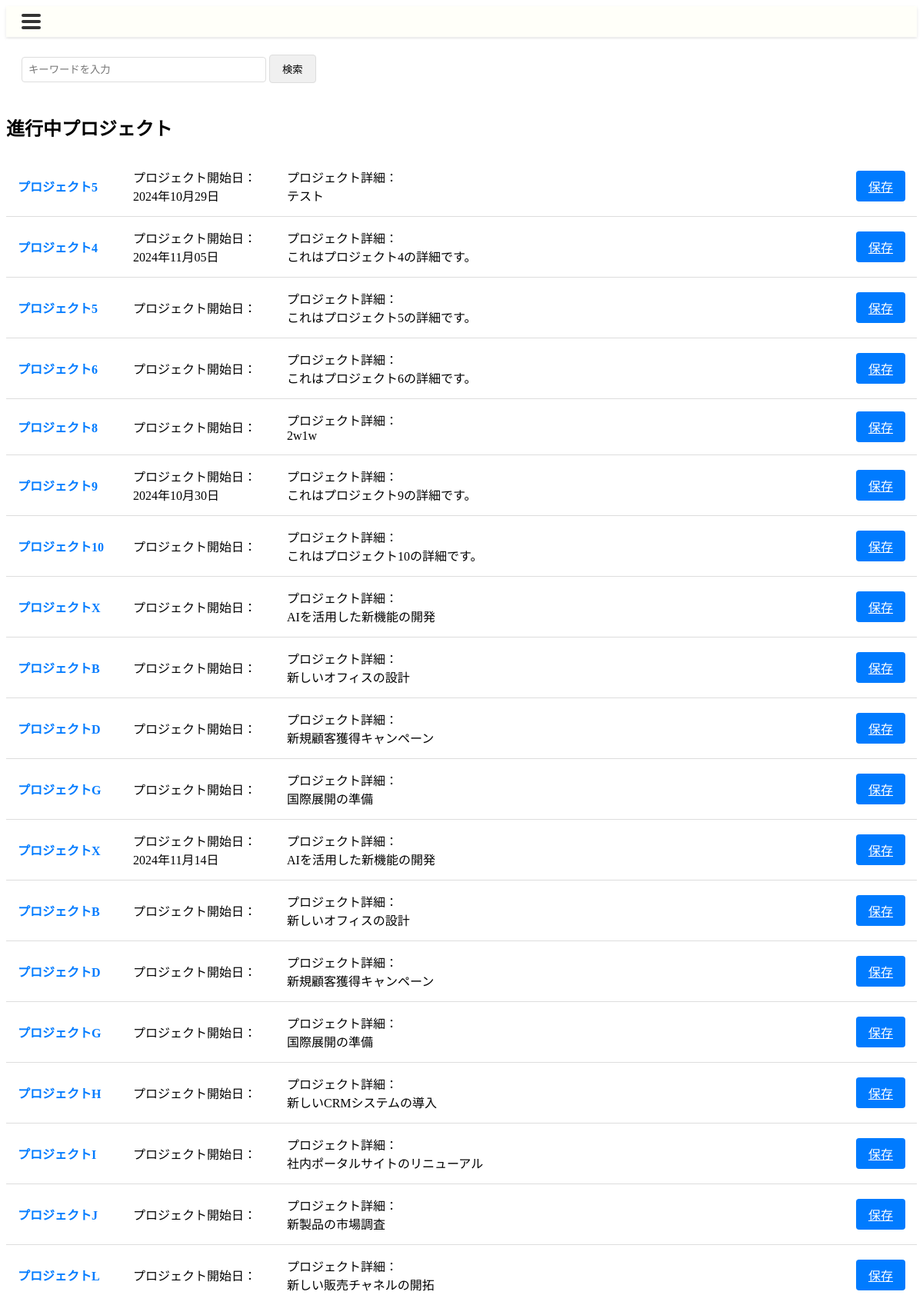
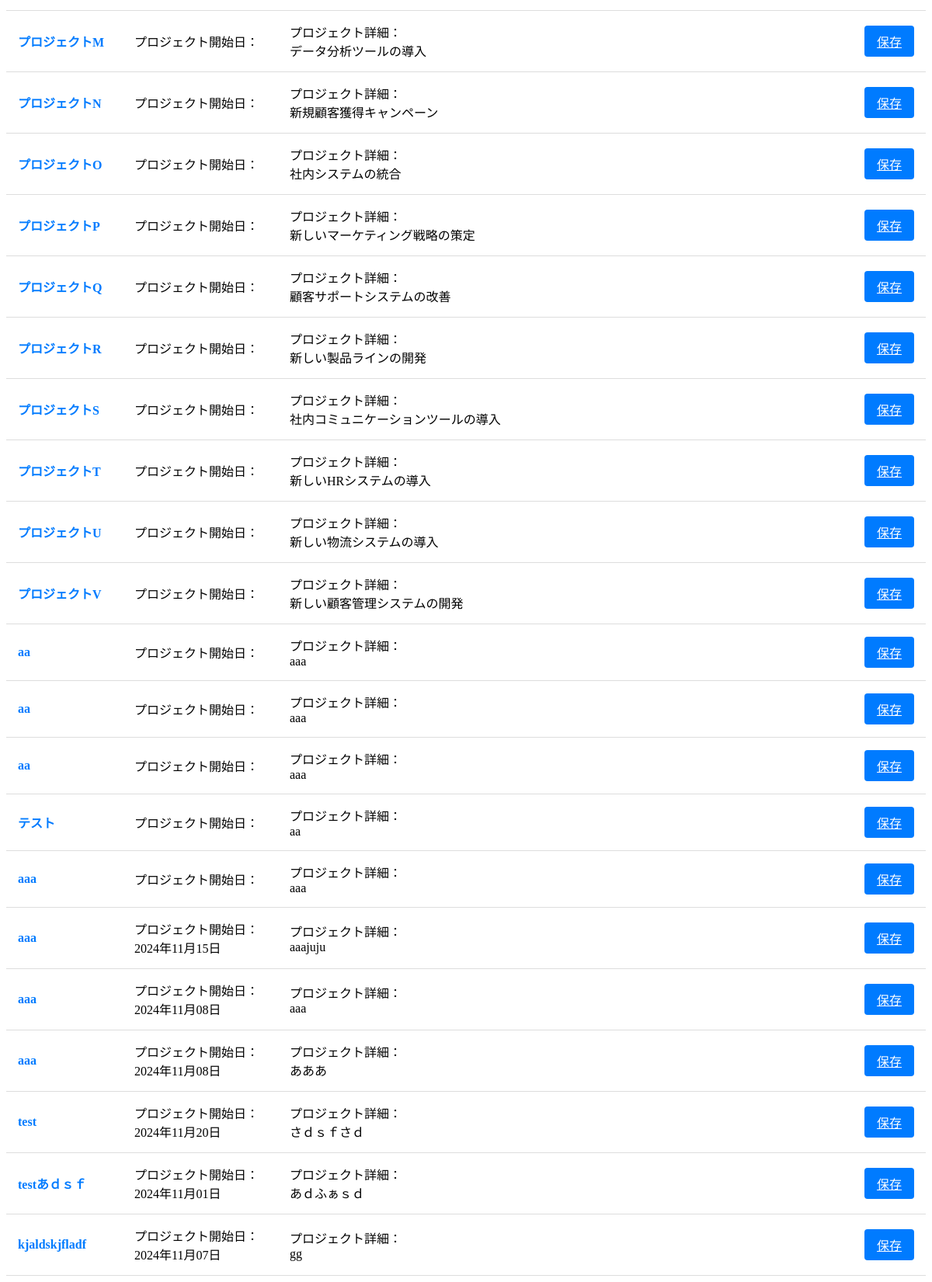
The app's page /project/ with its own data (2 pictures, top to bottom).
### canri_app/models.py (models this page shows)
class Project(models.Model):
    project_id = models.AutoField(primary_key=True)
    project_name = models.CharField(max_length=255)
    project_detail = models.TextField(null=True, blank=True)
    project_start_date = models.DateField()
    project_end_date = models.DateField()
    creation_date = models.DateTimeField()
    update_date = models.DateTimeField(null=True, blank=True)
    complete_date = models.DateField(null=True, blank=True)
    deletion_date = models.DateTimeField(null=True, blank=True)
    post_evaluation_memo = models.TextField(null=True, blank=True)
    deletion_flag = models.BooleanField(default=False)
    complete_flag = models.BooleanField(default=False)
    class Meta:
        db_table = 'Project'

### canri_app/views.py (the view)
# urls.py: path('project/',                                projectListView,        name='project'),                #進行中プロジェクト一覧表示
def projectListView(request):
    template_name = "progress_within_projectlist.html"
    ctx = {}
    query = request.GET.get('q')
    qs = Project.objects.all()
    qs=qs.filter(complete_flag=0,deletion_flag=0)
    if query:
        qs = qs.filter(project_name__icontains=query)  # プロジェクト名でフィルタリング
    ctx["project_list"] = qs
    return render(request, template_name, ctx)

### canri_app/templates/progress_within_projectlist.html
{% extends 'base.html' %}
{% load static %}
{% block head %}
<link rel="stylesheet" href="{% static 'css/progress_within_projectlist.css' %}">
{% endblock %}
{% block content %}
<div class="search-container">
    <form method="GET" action="{% url 'canri_app:project' %}">
        <input type="text" name="q" class="search-input" placeholder="キーワードを入力" value="{{ request.GET.q }}">
        <button type="submit" class="search-button">検索</button>
    </form>
</div>
<h2>進行中プロジェクト</h2>
<div class="project-table">
    {% for project in project_list %}
    <div class="project-row">
        <div class="project-name">
            <a href="{% url 'canri_app:project_detail' project.project_id %}">{{ project.project_name }}</a>
        </div>
        <div class="project-period">プロジェクト開始日：<br>{{ project.project_start_date|date:"Y年m月d日" }}</div>
        <div class="project-details">プロジェクト詳細：<br>{{ project.project_detail }}</div>
        <a href="{% url 'canri_app:project_complete' project_id=project.project_id %}" class="savebutton">保存</a>
    </div>
    {% empty %}
    <div class="project-row">
        <div class="project-details">プロジェクトが見つかりませんでした。</div>
    </div>
    {% endfor %}
</div>
{% endblock %}

### static/css/progress_within_projectlist.css (style rules this page uses)
.search-container { padding: 20px; background-color: white; display: flex; gap: 10px; align-items: center; }
.search-input { padding: 8px; border: 1px solid #ddd; border-radius: 4px; width: 300px; }
.search-button { padding: 8px 16px; background-color: #f0f0f0; border: 1px solid #ddd; border-radius: 4px; cursor: pointer; }
.project-table { width: 100%; background-color: white; margin-top: 20px; }
.project-row { display: flex; padding: 15px; border-bottom: 1px solid #ddd; align-items: center; }
.project-name { width: 150px; font-weight: bold; }
.project-name a { text-decoration: none; color: #007bff; }
.project-period { width: 200px; }
.project-details { flex-grow: 1; }
.savebutton { padding: 8px 16px; background-color: #007bff; color: white; border: none; border-radius: 4px; cursor: pointer; }

### records on screen
Project: project_name "プロジェクト5", project_start_date "2024年10月29日", project_detail "テスト"
Project: project_name "プロジェクト4", project_start_date "2024年11月05日", project_detail "これはプロジェクト4の詳細です。"
Project: project_name "プロジェクト5", project_detail "これはプロジェクト5の詳細です。"
Project: project_name "プロジェクト6", project_detail "これはプロジェクト6の詳細です。"
Project: project_name "プロジェクト8", project_detail "2w1w"
Project: project_name "プロジェクト9", project_start_date "2024年10月30日", project_detail "これはプロジェクト9の詳細です。"
Project: project_name "プロジェクト10", project_detail "これはプロジェクト10の詳細です。"
Project: project_name "プロジェクトX", project_detail "AIを活用した新機能の開発"
Project: project_name "プロジェクトB", project_detail "新しいオフィスの設計"
Project: project_name "プロジェクトD", project_detail "新規顧客獲得キャンペーン"
Project: project_name "プロジェクトG", project_detail "国際展開の準備"
Project: project_name "プロジェクトX", project_start_date "2024年11月14日", project_detail "AIを活用した新機能の開発"
Project: project_name "プロジェクトB", project_detail "新しいオフィスの設計"
Project: project_name "プロジェクトD", project_detail "新規顧客獲得キャンペーン"
Project: project_name "プロジェクトG", project_detail "国際展開の準備"
Project: project_name "プロジェクトH", project_detail "新しいCRMシステムの導入"
Project: project_name "プロジェクトI", project_detail "社内ポータルサイトのリニューアル"
Project: project_name "プロジェクトJ", project_detail "新製品の市場調査"
Project: project_name "プロジェクトL", project_detail "新しい販売チャネルの開拓"
Project: project_name "プロジェクトM", project_detail "データ分析ツールの導入"
Project: project_name "プロジェクトN", project_detail "新規顧客獲得キャンペーン"
Project: project_name "プロジェクトO", project_detail "社内システムの統合"
Project: project_name "プロジェクトP", project_detail "新しいマーケティング戦略の策定"
Project: project_name "プロジェクトQ", project_detail "顧客サポートシステムの改善"
Project: project_name "プロジェクトR", project_detail "新しい製品ラインの開発"
Project: project_name "プロジェクトS", project_detail "社内コミュニケーションツールの導入"
Project: project_name "プロジェクトT", project_detail "新しいHRシステムの導入"
Project: project_name "プロジェクトU", project_detail "新しい物流システムの導入"
Project: project_name "プロジェクトV", project_detail "新しい顧客管理システムの開発"
Project: project_name "aa", project_detail "aaa"
Project: project_name "aa", project_detail "aaa"
Project: project_name "aa", project_detail "aaa"
Project: project_name "テスト", project_detail "aa"
Project: project_name "aaa", project_detail "aaa"
Project: project_name "aaa", project_start_date "2024年11月15日", project_detail "aaajuju"
Project: project_name "aaa", project_start_date "2024年11月08日", project_detail "aaa"
Project: project_name "aaa", project_start_date "2024年11月08日", project_detail "あああ"
Project: project_name "test", project_start_date "2024年11月20日", project_detail "さｄｓｆさｄ"
Project: project_name "testあｄｓｆ", project_start_date "2024年11月01日", project_detail "あｄふぁｓｄ"
Project: project_name "kjaldskjfladf", project_start_date "2024年11月07日", project_detail "gg"
